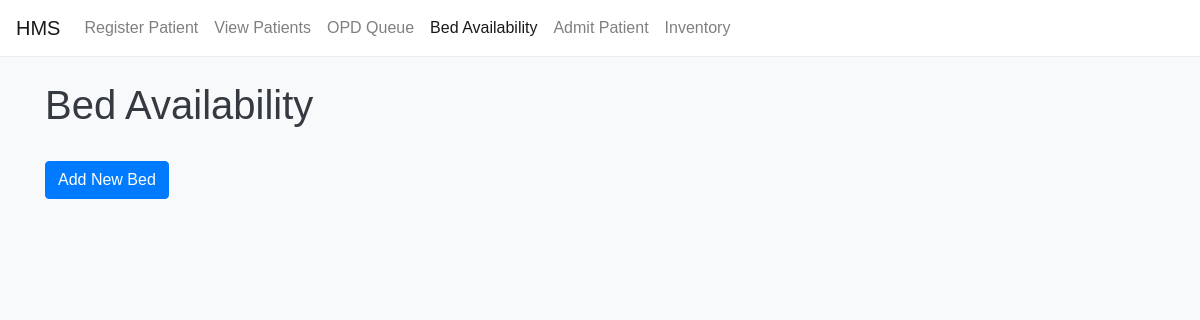
/beds (signed in), run on an earlier commit of the app's database.
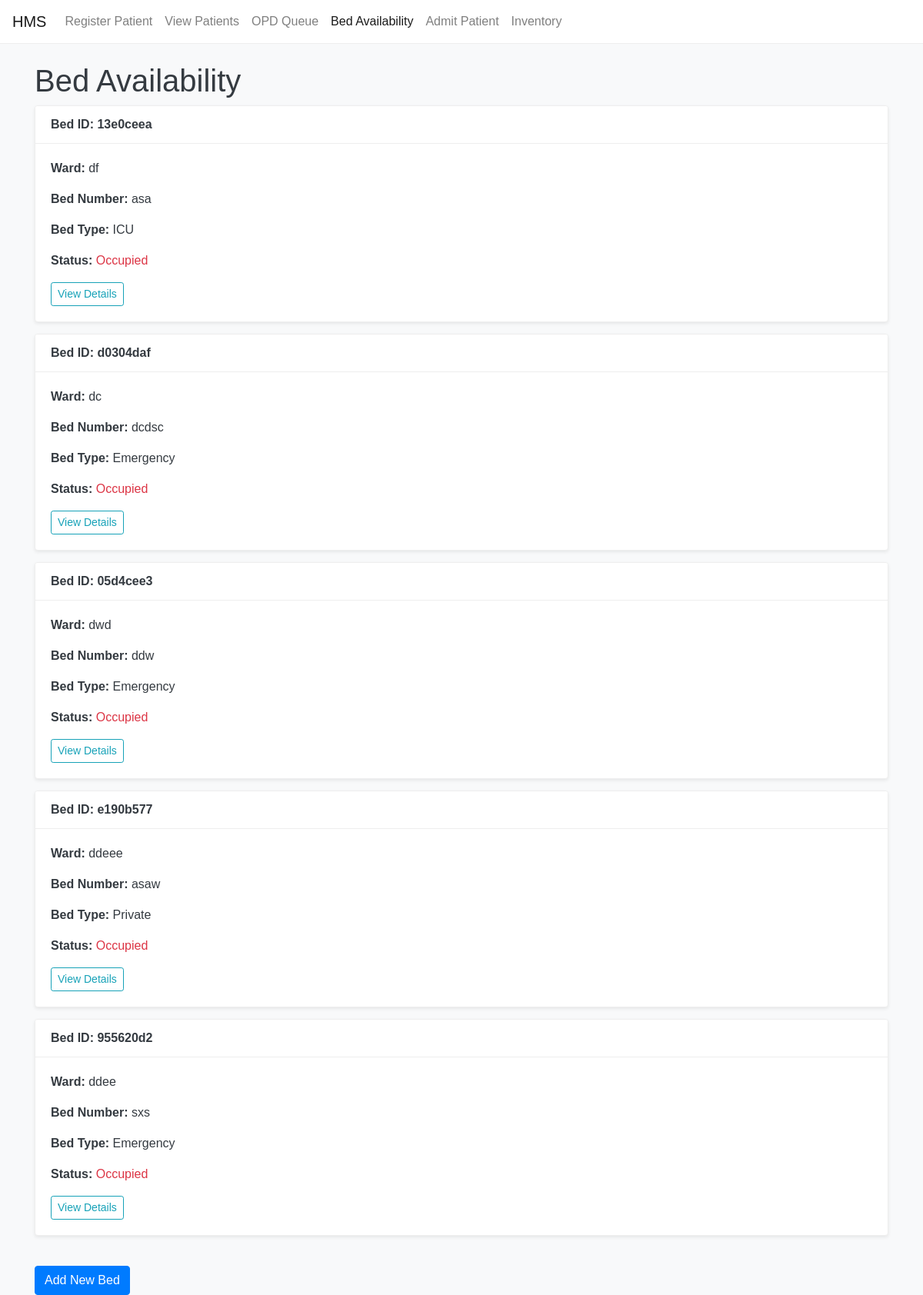
And on a later commit of the database.
### tables this page shows
CREATE TABLE beds (
    bed_id TEXT PRIMARY KEY,
    ward TEXT NOT NULL,
    bed_number TEXT NOT NULL,
    bed_type TEXT,
    status TEXT NOT NULL DEFAULT 'Available',
    current_patient_id TEXT,
    FOREIGN KEY (current_patient_id) REFERENCES patients(patient_id)
);

### app.py (the view)
@app.route('/beds')
def list_beds():
    conn = get_db()
    beds = conn.execute("SELECT * FROM beds").fetchall()
    close_db(conn)
    return render_template('list_beds.html', beds=beds)

### app.py (called while the page is built)
def get_db():
    conn = sqlite3.connect(DATABASE)
    conn.row_factory = sqlite3.Row
    return conn

### templates/list_beds.html (shortened to what this page needs)
<!DOCTYPE html>
<html>
<head>
    <link rel="stylesheet" href="https://stackpath.bootstrapcdn.com/bootstrap/4.5.2/css/bootstrap.min.css">
</head>
<body>
    <nav class="navbar navbar-expand-lg navbar-light bg-light">
        <a class="navbar-brand" href="{{ url_for('index') }}">HMS</a>
        <div class="collapse navbar-collapse" id="navbarNav">
            <ul class="navbar-nav mr-auto">
                <li class="nav-item"><a class="nav-link" href="{{ url_for('add_patient') }}">Register Patient</a></li>
                <li class="nav-item"><a class="nav-link" href="{{ url_for('list_patients') }}">View Patients</a></li>
                <li class="nav-item"><a class="nav-link" href="{{ url_for('join_opd_queue') }}">OPD Queue</a></li>
                <li class="nav-item active"><a class="nav-link" href="{{ url_for('list_beds') }}">Bed Availability <span class="sr-only">(current)</span></a></li>
                <li class="nav-item"><a class="nav-link" href="{{ url_for('admit_patient') }}">Admit Patient</a></li>
                <li class="nav-item"><a class="nav-link" href="{{ url_for('view_inventory') }}">Inventory</a></li>
            </ul>
        </div>
    </nav>
    <div class="container mt-4">
        <h1>Bed Availability</h1>
        {% for bed in beds %}
        <div class="card">
            <div class="card-header">Bed ID: {{ bed['bed_id'][:8] }}</div>
            <div class="card-body">
                <p class="card-text"><strong>Ward:</strong> {{ bed['ward'] }}</p>
                <p class="card-text"><strong>Bed Number:</strong> {{ bed['bed_number'] }}</p>
                <p class="card-text"><strong>Bed Type:</strong> {{ bed['bed_type'] }}</p>
                <p class="card-text"><strong>Status:</strong> <span class="{{ 'text-success' if bed['status'] == 'Available' else 'text-danger' }}">{{ bed['status'] }}</span></p>
                <a href="#" class="btn btn-sm btn-outline-info">View Details</a>
            </div>
        </div>
        {% endfor %}
        <br>
        <a href="{{ url_for('add_bed') }}" class="btn btn-primary">Add New Bed</a>
    </div>
</body>
</html>

What changed in the data, as far as the page shows it:
added beds: bed "13e0ceea", ward "df", bed_number "asa", bed_type "ICU", status "Occupied"
added beds: bed "d0304daf", ward "dc", bed_number "dcdsc", bed_type "Emergency", status "Occupied"
added beds: bed "05d4cee3", ward "dwd", bed_number "ddw", bed_type "Emergency", status "Occupied"
added beds: bed "e190b577", ward "ddeee", bed_number "asaw", bed_type "Private", status "Occupied"
added beds: bed "955620d2", ward "ddee", bed_number "sxs", bed_type "Emergency", status "Occupied"
